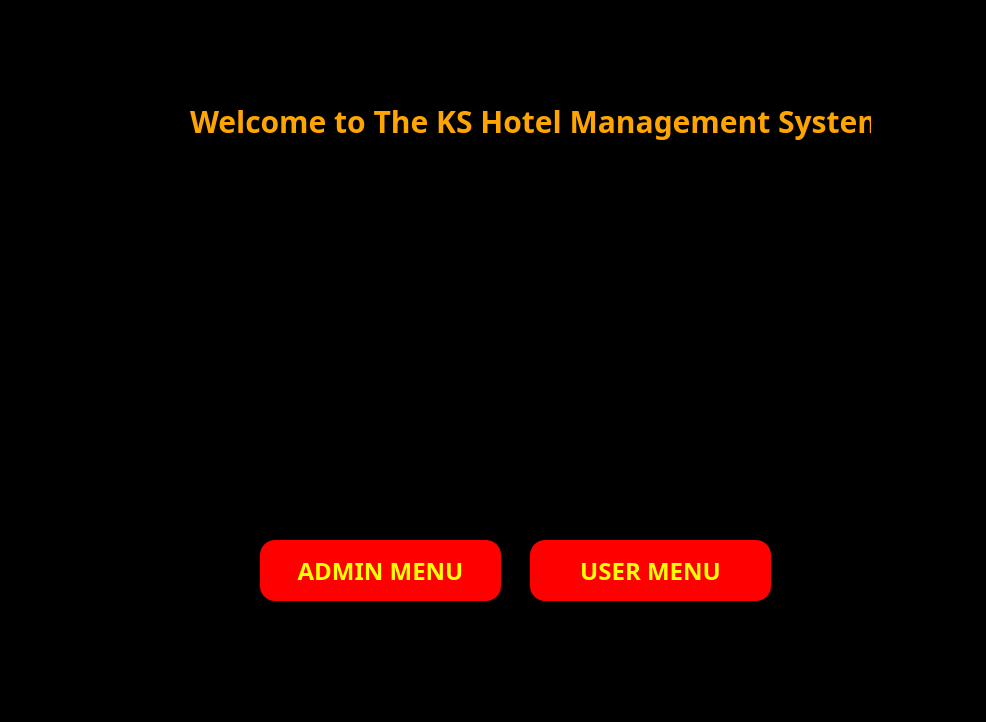
<?xml version="1.0" encoding="UTF-8"?>
<ui version="4.0">
 <class>Dialog</class>
 <widget class="QDialog" name="Dialog">
  <property name="geometry">
   <rect>
    <x>0</x>
    <y>0</y>
    <width>986</width>
    <height>722</height>
   </rect>
  </property>
  <property name="windowTitle">
   <string>Dialog</string>
  </property>
  <property name="styleSheet">
   <string notr="true">*{
background:rgba;
font-family:century gothic;
font-size:24px;
}
QFrame
{
background:rgba;
border-radius:15px
}
QPushButton
{
background:red;
border-radius:60px;
}
QToolButton
{
background:red;
border-radius:60px;
}
QLabel
{
color:white;
background:transparent;
}
QPushButton
{
color:white;
border-radius:15px;
}
QPushButton:hover
{
color:#333;
border-radius:15px;
background:#49ebff;
}
QLineEdit
{
background:transparent;
border:none;
color:#717072;
border-bottom:1px solid #717072
}
</string>
  </property>
  <widget class="QFrame" name="frame">
   <property name="geometry">
    <rect>
     <x>140</x>
     <y>50</y>
     <width>731</width>
     <height>631</height>
    </rect>
   </property>
   <property name="styleSheet">
    <string notr="true">color:yellow;
</string>
   </property>
   <property name="frameShape">
    <enum>QFrame::StyledPanel</enum>
   </property>
   <property name="frameShadow">
    <enum>QFrame::Raised</enum>
   </property>
   <widget class="QLabel" name="label">
    <property name="geometry">
     <rect>
      <x>50</x>
      <y>40</y>
      <width>681</width>
      <height>61</height>
     </rect>
    </property>
    <property name="font">
     <font>
      <family>century gothic</family>
      <pointsize>-1</pointsize>
      <weight>75</weight>
      <bold>true</bold>
     </font>
    </property>
    <property name="styleSheet">
     <string notr="true">QLabel
{
color:orange;
font-weight: bold;
background:transparent;
font-size:30px;
}</string>
    </property>
    <property name="text">
     <string>Welcome to The KS Hotel Management System</string>
    </property>
   </widget>
   <widget class="QLabel" name="label_2">
    <property name="geometry">
     <rect>
      <x>110</x>
      <y>110</y>
      <width>441</width>
      <height>311</height>
     </rect>
    </property>
    <property name="text">
     <string/>
    </property>
    <property name="pixmap">
     <pixmap>KS Logo.png</pixmap>
    </property>
   </widget>
   <widget class="QPushButton" name="admin_menu">
    <property name="geometry">
     <rect>
      <x>120</x>
      <y>490</y>
      <width>241</width>
      <height>61</height>
     </rect>
    </property>
    <property name="font">
     <font>
      <family>century gothic</family>
      <pointsize>-1</pointsize>
      <weight>75</weight>
      <bold>true</bold>
     </font>
    </property>
    <property name="styleSheet">
     <string notr="true">font-weight: bold;</string>
    </property>
    <property name="text">
     <string>ADMIN MENU</string>
    </property>
   </widget>
   <widget class="QPushButton" name="user_menu">
    <property name="geometry">
     <rect>
      <x>390</x>
      <y>490</y>
      <width>241</width>
      <height>61</height>
     </rect>
    </property>
    <property name="font">
     <font>
      <family>century gothic</family>
      <pointsize>-1</pointsize>
      <weight>75</weight>
      <bold>true</bold>
     </font>
    </property>
    <property name="styleSheet">
     <string notr="true">font-weight: bold;</string>
    </property>
    <property name="text">
     <string>USER MENU</string>
    </property>
   </widget>
  </widget>
 </widget>
 <resources/>
 <connections/>
</ui>
